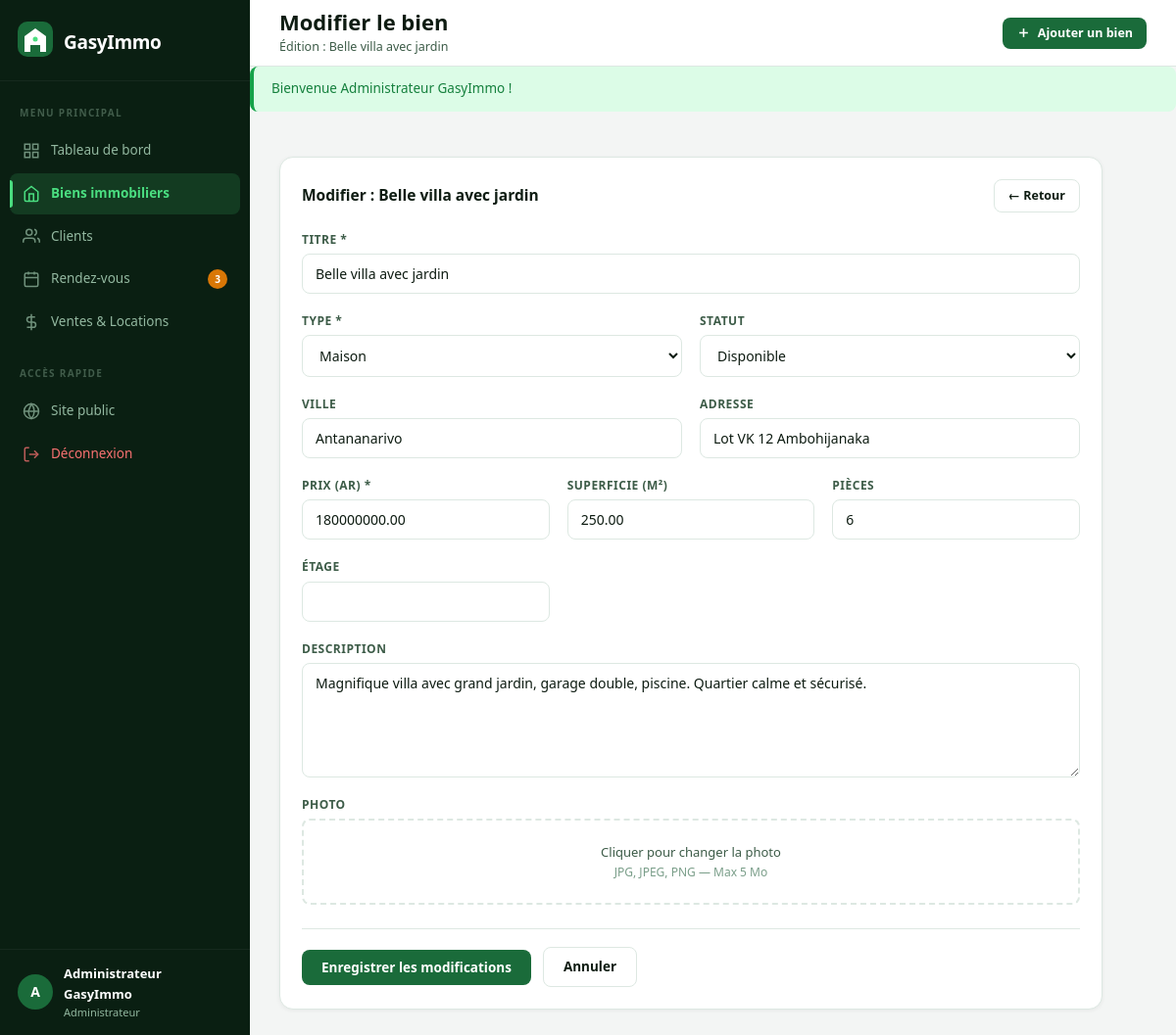
The page /admin/bien_modifier.php?id=1 (signed in) on the database its author committed.
### tables this page shows
CREATE TABLE IF NOT EXISTS biens (
    id          INT AUTO_INCREMENT PRIMARY KEY,
    titre       VARCHAR(200) NOT NULL,
    type        ENUM('maison','terrain','appartement') NOT NULL,
    ville       VARCHAR(100) NOT NULL,
    adresse     TEXT,
    superficie  DECIMAL(10,2),
    nb_pieces   INT DEFAULT 0,
    etage       INT DEFAULT NULL,
    prix        DECIMAL(15,2) NOT NULL,
    statut      ENUM('disponible','reserve','vendu','loue') DEFAULT 'disponible',
    description TEXT,
    photo       VARCHAR(255)  DEFAULT NULL,
    date_ajout  DATETIME DEFAULT CURRENT_TIMESTAMP
);

### admin/bien_modifier.php (the view, shortened to what this page needs)
<?php
require_once __DIR__ . '/../config/fonctions.php';
$bdd = obtenirBDD();
$id  = (int)($_GET['id'] ?? 0);
$stmt = $bdd->prepare("SELECT * FROM biens WHERE id = ?");
$stmt->execute([$id]);
$bien = $stmt->fetch();
$titrePage     = 'Modifier le bien';
$sousTitrePage = 'Édition : ' . $bien['titre'];
$donnees = $bien;
require_once __DIR__ . '/../includes/entete_admin.php';
?>
<div class="carte" style="max-width:840px;">
    <div class="carte-entete">
        <span class="carte-titre">Modifier : <?= esc($bien['titre']) ?></span>
        <a href="/gasyimmo/admin/biens.php" class="btn btn-secondaire btn-sm">← Retour</a>
    </div>
    <form method="POST" enctype="multipart/form-data">
        <div class="grille-form" style="margin-bottom:18px;">
            <div class="groupe-form plein">
                <label>Titre *</label>
                <input type="text" name="titre" value="<?= esc($donnees['titre']) ?>" required>
            </div>
            <div class="groupe-form">
                <label>Type *</label>
                <select name="type" required>
                    <option value="maison"      <?= $donnees['type']==='maison'      ?'selected':'' ?>>Maison</option>
                </select>
            </div>
            <div class="groupe-form">
                <label>Statut</label>
                <select name="statut">
                    <option value="disponible" <?= $donnees['statut']==='disponible'?'selected':'' ?>>Disponible</option>
                </select>
            </div>
            <div class="groupe-form">
                <label>Ville</label>
                <input type="text" name="ville" value="<?= esc($donnees['ville']) ?>">
            </div>
            <div class="groupe-form">
                <label>Adresse</label>
                <input type="text" name="adresse" value="<?= esc($donnees['adresse']) ?>">
            </div>
        </div>
        <div class="grille-form-3" style="margin-bottom:18px;">
            <div class="groupe-form">
                <label>Prix (Ar) *</label>
                <input type="number" name="prix" value="<?= esc($donnees['prix']) ?>" min="0" required>
            </div>
            <div class="groupe-form">
                <label>Superficie (m²)</label>
                <input type="number" name="superficie" value="<?= esc($donnees['superficie']) ?>" min="0" step="0.01">
            </div>
            <div class="groupe-form">
                <label>Pièces</label>
                <input type="number" name="nb_pieces" value="<?= esc($donnees['nb_pieces']) ?>" min="0">
            </div>
            <div class="groupe-form">
                <label>Étage</label>
                <input type="number" name="etage" value="<?= esc($donnees['etage'] ?? '') ?>" min="0">
            </div>
        </div>
        <div class="groupe-form" style="margin-bottom:18px;">
            <label>Description</label>
            <textarea name="description" rows="5"><?= esc($donnees['description']) ?></textarea>
        </div>
        <div class="groupe-form" style="margin-bottom:24px;">
            <label>Photo</label>
            <div class="zone-upload" onclick="document.getElementById('photo').click()">
                <p style="color:#3d5c48;font-size:13px;">Cliquer pour changer la photo</p>
                <p style="color:#7a9e89;font-size:12px;">JPG, JPEG, PNG — Max 5 Mo</p>
            </div>
        </div>
        <div class="actions-form">
            <button type="submit" class="btn btn-primaire">Enregistrer les modifications</button>
            <a href="/gasyimmo/admin/biens.php" class="btn btn-secondaire">Annuler</a>
        </div>
    </form>
</div>
<?php require_once __DIR__ . '/../includes/pied_admin.php'; ?>

### includes/entete_admin.php (shortened to what this page needs)
<?php
$pageCourante = basename($_SERVER['PHP_SELF'], '.php');
$bdd      = obtenirBDD();
$nbAttente = (int)$bdd->query("SELECT COUNT(*) FROM rendez_vous WHERE statut='en_attente'")->fetchColumn();
?>
<!DOCTYPE html>
<html lang="fr">
<head>
    <link rel="stylesheet" href="/gasyimmo/assets/css/admin.css">
</head>
<body>
<aside class="sidebar">
    <div class="sidebar-logo">
        <a href="/gasyimmo/admin/tableau_bord.php" class="logo-lien">
            <div class="logo-icone">
                <svg viewBox="0 0 36 36" fill="none" xmlns="http://www.w3.org/2000/svg">
                    <rect width="36" height="36" rx="10" fill="#1a6b3a"/>
                    <path d="M18 7L29 15V31H23V24H13V31H7V15L18 7Z" fill="white"/>
                    <circle cx="18" cy="18" r="2.5" fill="#4ade80"/>
                </svg>
            </div>
            <span class="logo-texte">GasyImmo</span>
        </a>
    </div>
    <nav class="sidebar-nav">
        <p class="nav-label">MENU PRINCIPAL</p>
        <a href="/gasyimmo/admin/tableau_bord.php"
           class="nav-lien <?= $pageCourante === 'tableau_bord' ? 'actif' : '' ?>">
            <svg class="nav-icone" viewBox="0 0 24 24" fill="none" stroke="currentColor" stroke-width="2">
                <rect x="3" y="3" width="7" height="7"/><rect x="14" y="3" width="7" height="7"/>
                <rect x="3" y="14" width="7" height="7"/><rect x="14" y="14" width="7" height="7"/>
            </svg>
            <span>Tableau de bord</span>
        </a>
        <a href="/gasyimmo/admin/biens.php"
           class="nav-lien <?= in_array($pageCourante, ['biens','bien_ajouter','bien_modifier']) ? 'actif' : '' ?>">
            <svg class="nav-icone" viewBox="0 0 24 24" fill="none" stroke="currentColor" stroke-width="2">
                <path d="M3 9l9-7 9 7v11a2 2 0 0 1-2 2H5a2 2 0 0 1-2-2z"/>
                <polyline points="9 22 9 12 15 12 15 22"/>
            </svg>
            <span>Biens immobiliers</span>
        </a>
        <a href="/gasyimmo/admin/clients.php"
           class="nav-lien <?= in_array($pageCourante, ['clients']) ? 'actif' : '' ?>">
            <svg class="nav-icone" viewBox="0 0 24 24" fill="none" stroke="currentColor" stroke-width="2">
                <path d="M17 21v-2a4 4 0 0 0-4-4H5a4 4 0 0 0-4 4v2"/>
                <circle cx="9" cy="7" r="4"/>
                <path d="M23 21v-2a4 4 0 0 0-3-3.87"/><path d="M16 3.13a4 4 0 0 1 0 7.75"/>
            </svg>
            <span>Clients</span>
        </a>
        <a href="/gasyimmo/admin/rendez_vous.php"
           class="nav-lien <?= $pageCourante === 'rendez_vous' ? 'actif' : '' ?>">
            <svg class="nav-icone" viewBox="0 0 24 24" fill="none" stroke="currentColor" stroke-width="2">
                <rect x="3" y="4" width="18" height="18" rx="2" ry="2"/>
                <line x1="16" y1="2" x2="16" y2="6"/><line x1="8" y1="2" x2="8" y2="6"/>
                <line x1="3" y1="10" x2="21" y2="10"/>
            </svg>
            <span>Rendez-vous</span>
            <?php if ($nbAttente > 0): ?>
                <span class="nav-badge"><?= $nbAttente ?></span>
            <?php endif; ?>
        </a>
        <a href="/gasyimmo/admin/transactions.php"
           class="nav-lien <?= in_array($pageCourante, ['transactions','transaction_ajouter']) ? 'actif' : '' ?>">
            <svg class="nav-icone" viewBox="0 0 24 24" fill="none" stroke="currentColor" stroke-width="2">
                <line x1="12" y1="1" x2="12" y2="23"/>
                <path d="M17 5H9.5a3.5 3.5 0 0 0 0 7h5a3.5 3.5 0 0 1 0 7H6"/>
            </svg>
            <span>Ventes &amp; Locations</span>
        </a>
        <p class="nav-label" style="margin-top:16px;">ACCÈS RAPIDE</p>
        <a href="/gasyimmo/pages/accueil.php" target="_blank" class="nav-lien">
            <svg class="nav-icone" viewBox="0 0 24 24" fill="none" stroke="currentColor" stroke-width="2">
                <circle cx="12" cy="12" r="10"/>
                <line x1="2" y1="12" x2="22" y2="12"/>
                <path d="M12 2a15.3 15.3 0 0 1 4 10 15.3 15.3 0 0 1-4 10 15.3 15.3 0 0 1-4-10z"/>
            </svg>
            <span>Site public</span>
        </a>
        <a href="/gasyimmo/admin/deconnexion.php" class="nav-lien nav-deconnexion">
            <svg class="nav-icone" viewBox="0 0 24 24" fill="none" stroke="currentColor" stroke-width="2">
                <path d="M9 21H5a2 2 0 0 1-2-2V5a2 2 0 0 1 2-2h4"/>
                <polyline points="16 17 21 12 16 7"/>
                <line x1="21" y1="12" x2="9" y2="12"/>
            </svg>
            <span>Déconnexion</span>
        </a>
    </nav>
    <div class="sidebar-profil">
        <div class="profil-avatar">
            <?= strtoupper(mb_substr($_SESSION['admin_nom'] ?? 'A', 0, 1)) ?>
        </div>
        <div class="profil-info">
            <div class="profil-nom"><?= esc($_SESSION['admin_nom'] ?? 'Administrateur') ?></div>
            <div class="profil-role">Administrateur</div>
        </div>
    </div>
</aside>
<main class="contenu-principal">
    <header class="barre-superieure">
        <div class="bs-gauche">
            <h1 class="titre-page"><?= esc($titrePage ?? 'Dashboard') ?></h1>
            <?php if (!empty($sousTitrePage)): ?>
                <p class="sous-titre-page"><?= esc($sousTitrePage) ?></p>
            <?php endif; ?>
        </div>
        <div class="bs-droite">
            <a href="/gasyimmo/admin/bien_ajouter.php" class="btn btn-primaire btn-sm">
                <svg viewBox="0 0 24 24" fill="none" stroke="currentColor" stroke-width="2.5" width="15" height="15">
                    <line x1="12" y1="5" x2="12" y2="19"/><line x1="5" y1="12" x2="19" y2="12"/>
                </svg>
                Ajouter un bien
            </a>
        </div>
    </header>
    <div class="zone-contenu">

### rows shown on the page
biens: titre "Édition : Belle villa avec jardin", titre "Belle villa avec jardin", type "Maison", statut "Disponible", ville "Antananarivo", adresse "Lot VK 12 Ambohijanaka", prix "180000000.00", superficie "250.00", nb_pieces "6", description "Magnifique villa avec grand jardin, garage double, piscine. Quartier calme et sécurisé."

### other values the page prints
$nbAttente "3"
mb_substr($_SESSION['admin_nom'] ?? 'A', 0, 1) "A"
$_SESSION['admin_nom'] "Administrateur GasyImmo"
$titrePage "Modifier le bien"
$f['message'] "Bienvenue Administrateur GasyImmo !"
